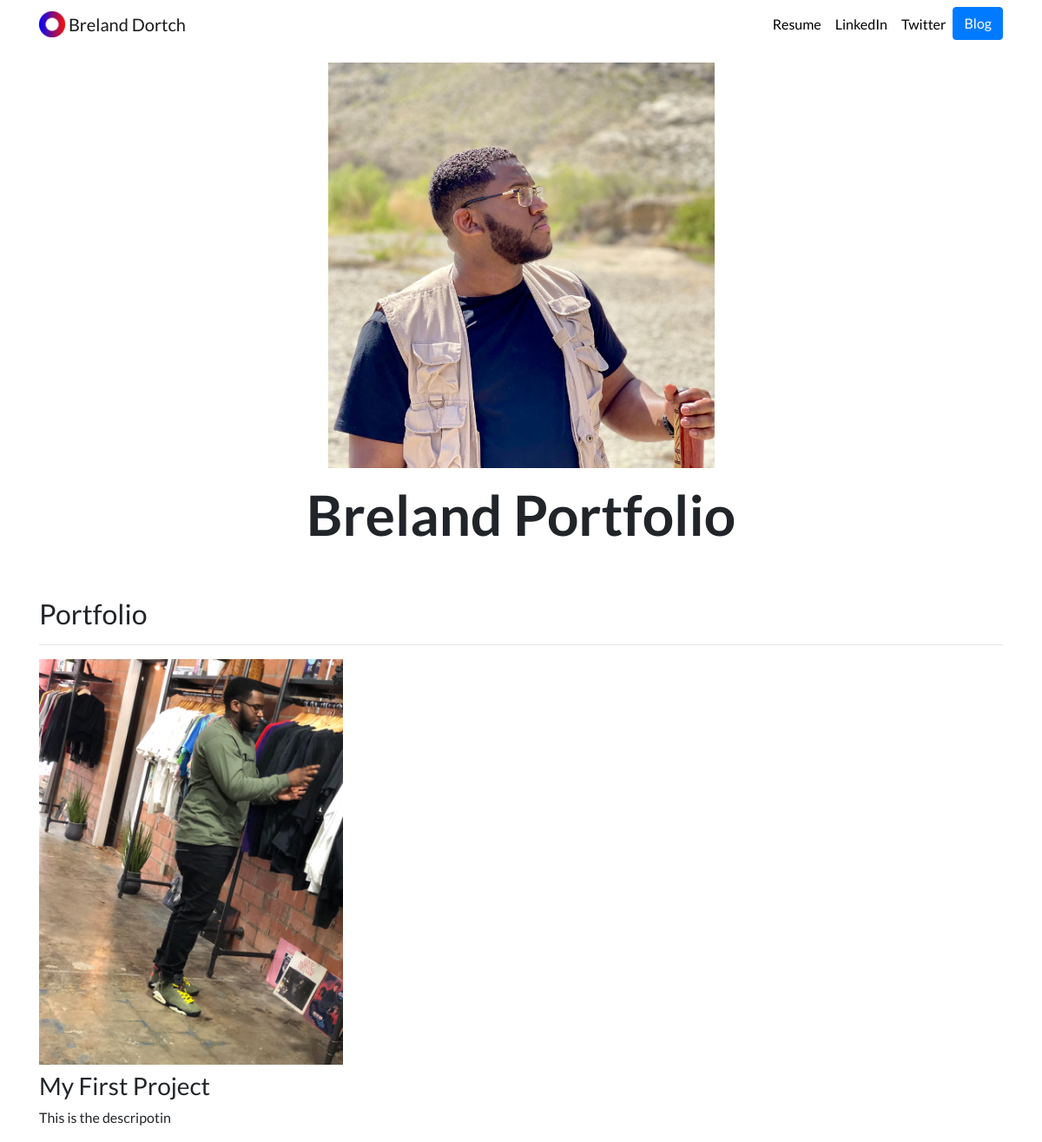
The app's page /, older data.
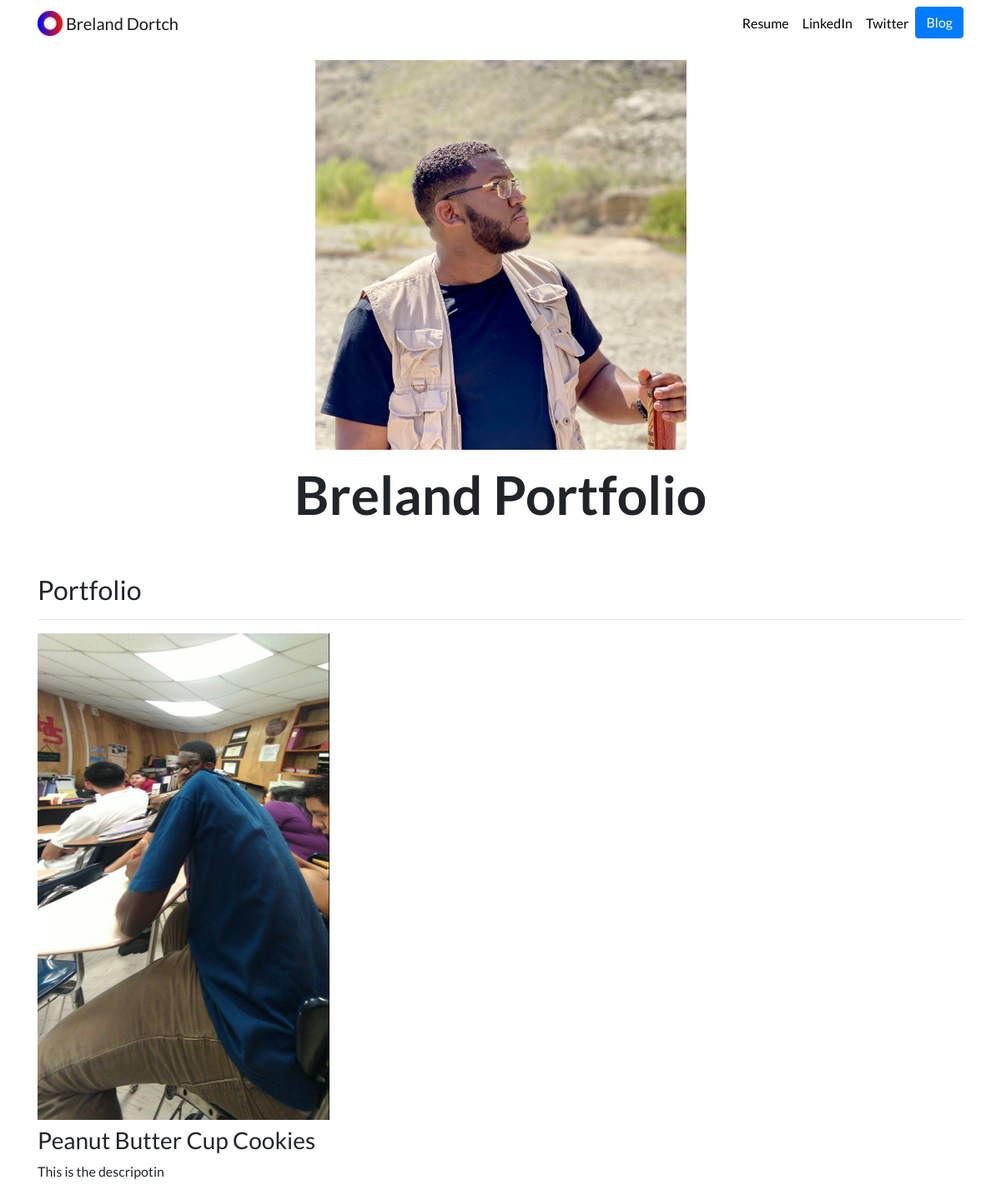
The same page, newer data.
### portfolio/models.py (models this page shows)
class Project(models.Model):
    title = models.CharField(max_length=100)
    description = models.CharField(max_length=250)
    image = models.ImageField(upload_to='portfolio/images/')
    url = models.URLField(blank=True)

### portfolio/views.py (the view)
# urls.py: 2. Add a URL to urlpatterns:  path('', views.home, name='home')
def home(request):
    projects = Project.objects.all()
    return render(request, 'portfolio/home.html', {'projects':projects})

### portfolio/templates/portfolio/home.html
{% extends "portfolio/base.html" %}
{% load static %}
{% block content %}
<div class="row justify-content-center my-3">
  <div class="col-5">
    <img src="{% static 'portfolio/me.jpg' %}" class="img-fluid">
  </div>
</div>
<div class="row justify-content-center mb-3">
  <div class="col-md-9 text-center">
    <h1 id="hometext" class="font-weight-bold">Breland Portfolio</h1>
  </div>
</div>
<h2 class="mt-5">Portfolio</h2>
<hr>
<div class="row">
  {% for project in projects %}
  <div class="col-lg-4 col-md-6">
    {% if project.url %}
    <a href="{{ project.url }}">
      <img src="{{ project.image.url }}" class="img-fluid mb-2">
    </a>
    {% else %}
    <img src="{{ project.image.url }}" class="img-fluid mb-2">
    {% endif %}
    <h3>{{ project.title }}</h3>
    <p>{{ project.description }}</p>
  </div>
  {% endfor %}
</div>
{% endblock %}

Row changes from the older to the newer data that the page shows:
removed Project: image (picture), title "My First Project", description "This is the descripotin"
added Project: image (picture), title "Peanut Butter Cup Cookies", description "This is the descripotin"
